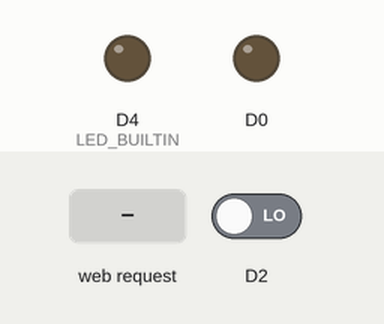
This sketch was run on a simulated ESP8266 (NodeMCU). On the bench: output pins drawn as LEDs (lit = HIGH, except the on-board LED, lit = LOW). The inputs (shaded band) are chosen by the test bench; at power-on: D2 LOW. WiFi joins after 1.5 s; servers stay silent unless stated; what the sketch prints to the serial monitor is not drawn.

Above: at 2.7 s.
2.8 s: HTTP request GET /get_weight received
At 2.92 s:
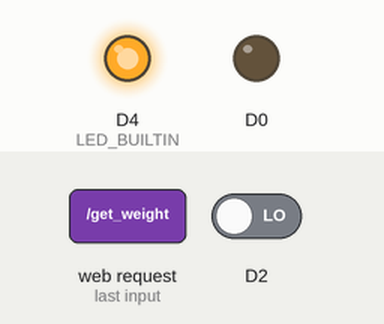
Timing chart, 0 to 5.8 s (numbered marks = the images above; inputs shaded):
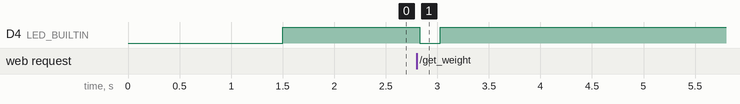

Measured:
- after the input at 2.8 s, D4 (LED_BUILTIN): HIGH → LOW at once, → HIGH 0.20 s later

The sketch:

sketch_sep21a.ino
```cpp
#include <ESP8266WiFi.h>
#include <ESP8266HTTPClient.h>
#include <ESP8266WebServer.h>
#include "HX711.h"

const char* ssid = "iDialog 4G - 2";
const char* password = "149homewifidialog";
//const char* ssid = "TP-Link_AP_7E94";
//const char* password = "tplink1234321";

const char* label = "A2";
//float weight = 50.5;
float weight = 32;
//float weight = 41;
//float weight = 78;
//float weight = 46;

boolean isZero = false;
//HX711 scale;
WiFiServer server(80);

void setup() {
  Serial.begin(9600); //Serial connection
  WiFi.begin(ssid, password);   //WiFi connection
  while (WiFi.status() != WL_CONNECTED) {  //Wait for the WiFI connection completion
    delay(500);
  }
  pinMode(LED_BUILTIN, OUTPUT);
  pinMode(D0, OUTPUT);
  digitalWrite(LED_BUILTIN, HIGH);

  digitalWrite(D0, LOW);
  server.begin();
  Serial.println("Wifi OK");
  Serial.println(WiFi.localIP());
  Serial.println(WiFi.macAddress());

//  scale.begin(D6, D7);
//  scale.set_scale(-7050); //This value is obtained by using the SparkFun_HX711_Calibration sketch
//  scale.tare(); //Assuming there is no weight on the scale at start up, reset the scale to 0

  setToInitial();
}

void loop() {
  //    server.handleClient();
  Serial.println(digitalRead(D2));

  if (digitalRead(D2) == 1 && !isZero) {
    isZero = true;
    weight = 0;
    sendRequest("http://192.168.1.4:8080/api/place/binSignal/" + String(label) + "/" + String(weight));
  }

  WiFiClient client = server.available();
  if (!client) {
    return;
  }

  while (!client.available()) {}
  String request = client.readStringUntil('\r');
  Serial.println(request);
  client.flush();
  // Match the request
  if (request.indexOf("/get_weight") != -1)  {
    digitalWrite(LED_BUILTIN, LOW);
//    weight = scale.get_units();
    sendRequest("http://192.168.1.4:8080/api/place/binSignal/" + String(label) + "/" + String(weight));
    digitalWrite(LED_BUILTIN, HIGH);
    setToInitial();
  }
  client.println("HTTP/1.1 200 OK");
  client.println("Content-Type: text/html");
  client.println("OK");

}

void setToInitial() {
  isZero = false;
  pinMode(D2, OUTPUT);
  digitalWrite(D2, LOW);
  pinMode(D2, INPUT);

}

void sendRequest(String url) {
  if (WiFi.status() == WL_CONNECTED) { //Check WiFi connection status
    HTTPClient http;    //Declare object of class HTTPClient
    http.begin(url); //Specify request destination
    int httpCode = http.GET(); //Send the request
    if (httpCode > 0) { //Check the returning code
      String payload = http.getString();   //Get the request response payload
    }
    http.end();  //Close connection
  } else {
    Serial.println("Error in WiFi connection");
  }
}
```
